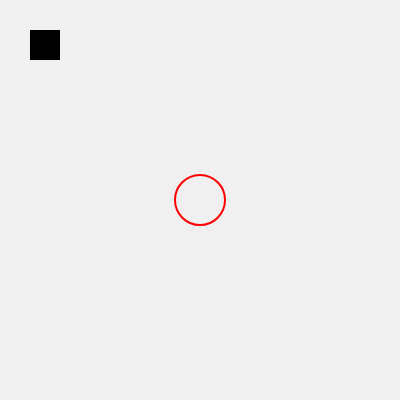
Frame 1 (no input)
Frame 60 (no input): identical to frame 1, image omitted
Frame 120 (the mouse pressed at the canvas centre since frame 60): identical to frame 1, image omitted

The p5.js sketch that drew this single still picture (run headless with seeded random() and noise() and a simulated clock; from frame 60 on, the mouse is pressed at the canvas centre):

// p5.js sketch
// ── sketch.js
// http://www.ac-grenoble.fr/disciplines/informatiquelycee/p5_base_a3.html
// Cercle vide et rectangle plein


function setup()
{
  createCanvas(400,400);
  background(240);
  stroke(255,0,0);  // couleur du contour
  strokeWeight(2); // épaisseur
  noFill();
  ellipse(200,200,50,50);
  fill(0);
  noStroke();
  fill(0);
  rect(30,30,30,30);
  
  
}


function draw()
{

  
}
